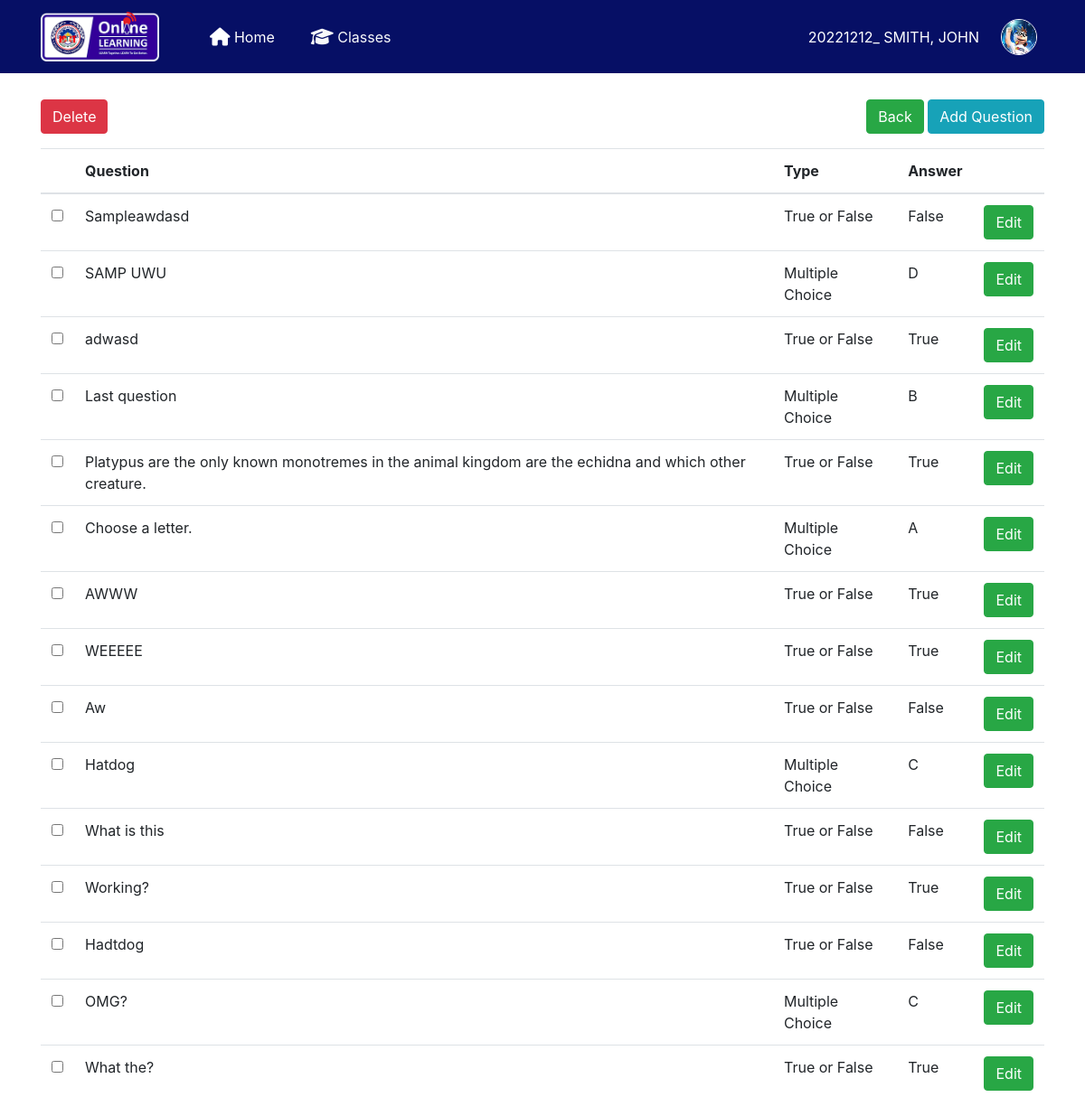
/quiz/quiz_question2.php?id=4 (signed in), run on the app's committed database.
### tables this page shows
CREATE TABLE `quiz_question` (
  `quiz_question_id` int(11) NOT NULL,
  `quiz_id` int(11) NOT NULL,
  `question_text` varchar(255) NOT NULL,
  `question_type_id` int(11) NOT NULL,
  `points` int(11) NOT NULL,
  `date_added` varchar(100) NOT NULL DEFAULT current_timestamp(),
  `answer` varchar(100) NOT NULL
);

CREATE TABLE `question_type` (
  `question_type_id` int(2) NOT NULL,
  `question_type` varchar(40) NOT NULL
);

### quiz/quiz_question2.php (the view, shortened to what this page needs)
<?php
include '../includes/dbh.inc.php';
include 'headerq.php';
include 'navbarsession.php';
$get_id = $_GET['id'];
?>
<body style="padding-top: 110px">
	<div class="container">
		<div class="float-right">
			<a href="teacher_quiz.php" class="btn btn-success">Back</a>
			<a href="add_question.php<?php echo '?id='.$get_id;?>" class="btn btn-info">Add Question</a>
		</div>
		<a data-toggle="modal" href="#backup_delete" id="delete"  class="btn btn-danger" name="">Delete</a>
		<form class="mt-3" action="delete_quiz_question.php" method="post">
			<table cellpadding="0" cellspacing="0" border="0" class="table">
				<thead class="mt-3">
					<tr>
						<th></th>
						<th>Question</th>
						<th>Type</th>
						<th>Answer</th>
						<th></th>
					</tr>
				</thead>
				<tbody>
					<?php
					$query = mysqli_query($conn,"SELECT * FROM quiz_question
						LEFT JOIN question_type on quiz_question.question_type_id = question_type.question_type_id
						where quiz_id = '$get_id'  order by date_added DESC ")or die(mysqli_error());
						while($row = mysqli_fetch_array($query)){
							$id  = $row['quiz_question_id'];?>
							<tr id="del <?php echo $id; ?>">
								<td width="30">
									<input id="optionsCheckbox" class="" name="selector[]" type="checkbox" value="<?php echo $id; ?>">
								</td>
								<td><?php echo $row['question_text']; ?></td>
								<td><?php  echo $row['question_type']; ?></td>
								<td><?php  echo $row['answer']; ?></td>
								<td width="30"><a href="edit_question.php<?php echo '?id='.$get_id; ?>&amp;<?php echo 'quiz_question_id='.$id; ?>" class="btn btn-success">Edit</a></td>
							</tr>
						<?php } ?>
					</tbody>
				</table>
			</form>
		</div>
</body>
</html>

### data on the page
quiz_question: question_text "Sampleawdasd", question_type.question_type "True or False", answer "False"
quiz_question: question_text "SAMP UWU", question_type.question_type "Multiple Choice", answer "D"
quiz_question: question_text "adwasd", question_type.question_type "True or False", answer "True"
quiz_question: question_text "Last question", question_type.question_type "Multiple Choice", answer "B"
quiz_question: question_text "Platypus are the only known monotremes in the animal kingdom are the echidna and which other creature.", question_type.question_type "True or False", answer "True"
quiz_question: question_text "Choose a letter.", question_type.question_type "Multiple Choice", answer "A"
quiz_question: question_text "AWWW", question_type.question_type "True or False", answer "True"
quiz_question: question_text "WEEEEE", question_type.question_type "True or False", answer "True"
quiz_question: question_text "Aw", question_type.question_type "True or False", answer "False"
quiz_question: question_text "Hatdog", question_type.question_type "Multiple Choice", answer "C"
quiz_question: question_text "What is this", question_type.question_type "True or False", answer "False"
quiz_question: question_text "Working?", question_type.question_type "True or False", answer "True"
quiz_question: question_text "Hadtdog", question_type.question_type "True or False", answer "False"
quiz_question: question_text "OMG?", question_type.question_type "Multiple Choice", answer "C"
quiz_question: question_text "What the?", question_type.question_type "True or False", answer "True"

### other printed values
$usruid "20221212"
$usrlname "SMITH"
$usrfname "JOHN"
